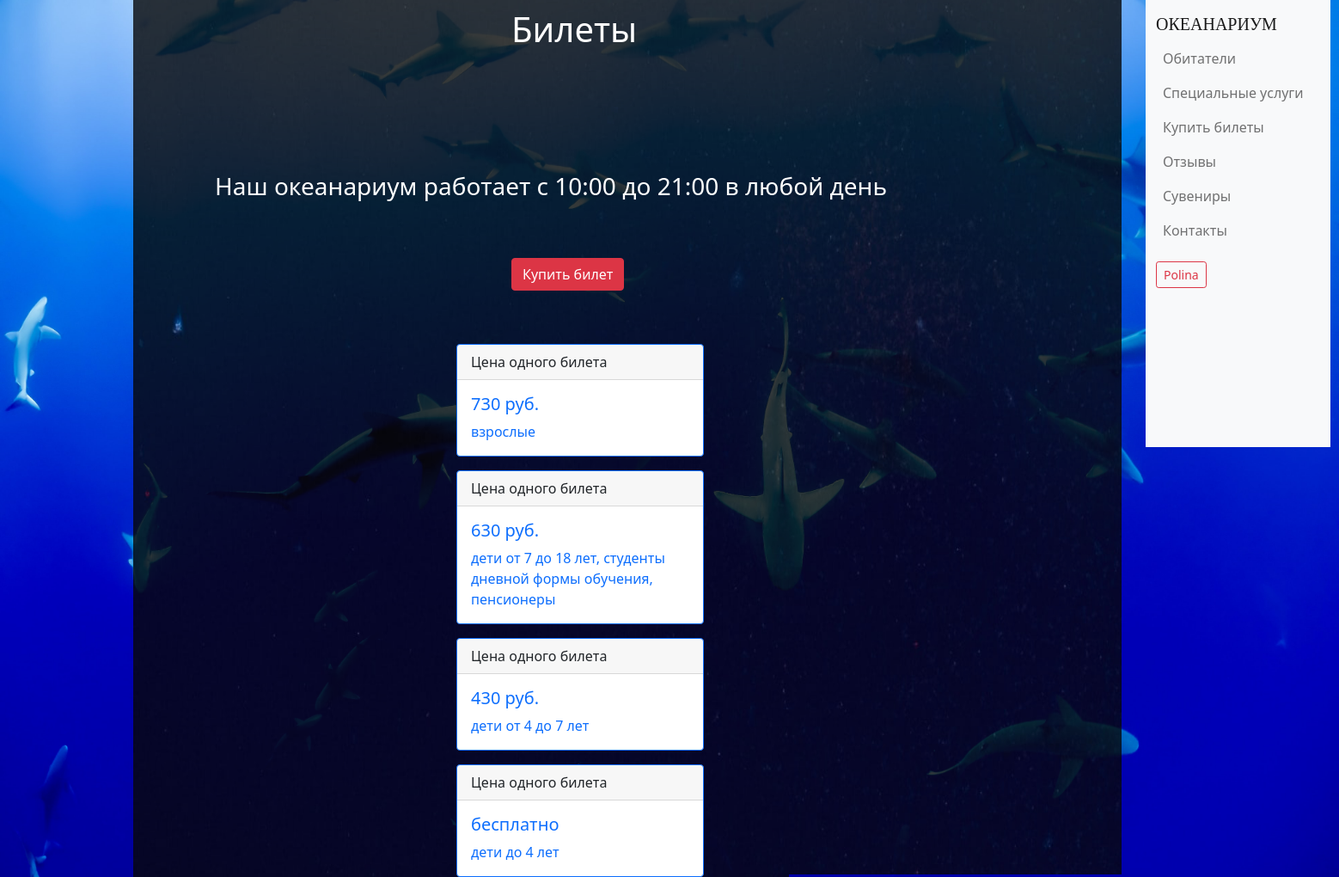
Page /tickets (signed in) on the committed database.
### data/tickets.py (models this page shows)
class Tickets(SqlAlchemyBase, SerializerMixin):
    __tablename__ = 'tickets'
    id = sqlalchemy.Column(sqlalchemy.Integer,
                           primary_key=True, autoincrement=True)
    title = sqlalchemy.Column(sqlalchemy.String, nullable=True)
    content = sqlalchemy.Column(sqlalchemy.String, nullable=True)
    age = sqlalchemy.Column(sqlalchemy.String, nullable=True)
    price = sqlalchemy.Column(sqlalchemy.Integer, nullable=True)

### data/users.py (models this page shows, shortened)
class User(SqlAlchemyBase, UserMixin, SerializerMixin):
    __tablename__ = 'users'
    id = sqlalchemy.Column(sqlalchemy.Integer,
                           primary_key=True, autoincrement=True)
    name = sqlalchemy.Column(sqlalchemy.String, nullable=True)
    surname = sqlalchemy.Column(sqlalchemy.String, nullable=True)
    age = sqlalchemy.Column(sqlalchemy.Integer, nullable=True)
    email = sqlalchemy.Column(sqlalchemy.String,
                              index=True, unique=True, nullable=True)
    hashed_password = sqlalchemy.Column(sqlalchemy.String, nullable=True, unique=True)
    modified_date = sqlalchemy.Column(sqlalchemy.DateTime, default=datetime.datetime.now)
    reviews = orm.relation("Reviews", back_populates='user')

### main.py (the view)
@app.route("/tickets")  # окно с билетами
def tickets():
    tic = url_for('static', filename='img/octopus_back.png')
    db_sess = db_session.create_session()
    tickets = db_sess.query(Tickets).all()
    return render_template("tickets.html", title='Билеты', tic=tic, tickets=tickets)

### data/db_session.py (called while the page is built)
def create_session() -> Session:
    global __factory
    return __factory()

### main.py (called while the page is built)
@login_manager.user_loader
def load_user(user_id):
    db_sess = db_session.create_session()
    return db_sess.query(User).get(user_id)

### templates/tickets.html (shortened to what this page needs)
{% extends "base.html" %}
{% block content %}
<div class="kard">
</div>
<h1>Билеты</h1>
<h3>Наш океанариум работает с 10:00 до 21:00 в любой день</h3>
{% if current_user.is_authenticated %}
<div class="napis">
<a href="/buy_tickets" class="btn btn-danger">Купить билет</a>
</div>
{% else %}
<h2>Чтобы купить билет - зарегистрируйтесь или войдите</h2>
{% endif %}
{% for item in tickets%}
<div class="card border-primary mb-3" style="max-width: 18rem;">
  <div class="card-header">{{item.title}}
  </div>
  <div class="card-body text-primary">
    <h5 class="card-title">{{item.price}}</h5>
    <p class="card-text">{{item.age}} </p>
  </div>
</div>
{% endfor %}
{% endblock %}

### templates/base.html (shortened to what this page needs)
<!DOCTYPE html>
<html lang="en">
<head>
                    <link rel="stylesheet"
                            href="https://cdn.jsdelivr.net/npm/bootstrap@5.0.0-beta1/dist/css/bootstrap.min.css"
>
</head>
<body>
    <main role="main" class="container">
    {% block content %}{% endblock %}
</main>
    <div class="row">
                <div class="col-md-4 col-lg-3 navbar-container bg-light">
        <nav class="navbar navbar-expand-md navbar-light">
          <a class="navbar-brand" href="/">ОКЕАНАРИУМ</a>
          <div class="collapse navbar-collapse" id="navbar">
            <ul class="navbar-nav">
              <li class="nav-item">
              <a class="nav-link" href="/inhabitants">Обитатели</a>
              </li>
              <li class="nav-item">
              <a class="nav-link" href="/services">Специальные услуги</a>
              </li>
              <li class="nav-item">
              <a class="nav-link" href="/tickets">Купить билеты</a>
              </li>
              <li class="nav-item">
              <a class="nav-link" href="/reviews">Отзывы</a>
              </li>
              <li class="nav-item">
              <a class="nav-link" href="/souvenirs">Сувениры</a>
              </li>
                <li class="nav-item">
              <a class="nav-link" href="/contacts">Контакты</a>
              </li>
            </ul>
          </div>
            {% if current_user.is_authenticated %}
            <div>
    <a class="btn btn-outline-danger btn-sm" role="button" aria-pressed="true" href="/logout">{{ current_user.name }}</a>
            </div>
{% endif %}
        </nav>
      </div>
</div>
</body>
</html>

### templates/base.html (style rules this page uses)
@media (min-width: 700px) { .navbar-container { position: sticky; width: 215px !important; top: 0px; left: 2000px; overflow-y: auto; height: 65vh; } }
@media (min-width: 700px) { .row { position: absolute; top: 0px; left: 1345px; } }
@media (min-width: 700px) { .navbar-container .navbar-brand { font-family: SovMod; font-style: normal; font-weight: normal; } }
@media (min-width: 700px) { .navbar-container .navbar { align-items: flex-start; justify-content: flex-start; flex-wrap: nowrap; flex-direction: column; height: 100%; } }
@media (min-width: 700px) { .navbar-container .navbar-collapse { align-items: flex-start; } }
@media (min-width: 700px) { .navbar-container .navbar-nav { flex-direction: column !important; } }

### templates/tickets.html (style rules this page uses)
body { background-image: url('static/img/jakob-owens-dO8qMqWimo8-unsplash.jpg'); background-size: cover; }
h1 { position: absolute; top: 10px; left: 595px; font-style: normal; font-weight: normal; color: #FFFFFF; }
.kard { position: fixed; top: 0px; left: 155px; opacity: 0.8; }
.card { top: 400px; left: 400px; }
.napis { position: absolute; top: 300px; left: 595px; }
h3 { position: absolute; top: 200px; left: 250px; font-style: normal; font-weight: normal; color: #FFFFFF; }

### rows in the picture
Tickets: title "Цена одного билета", price "730 руб.", age "взрослые"
Tickets: title "Цена одного билета", price "630 руб.", age "дети от 7 до 18 лет, студенты дневной формы обучения, пенсионеры"
Tickets: title "Цена одного билета", price "430 руб.", age "дети от 4 до 7 лет"
Tickets: title "Цена одного билета", price "бесплатно", age "дети до 4 лет"
User: name "Polina"
